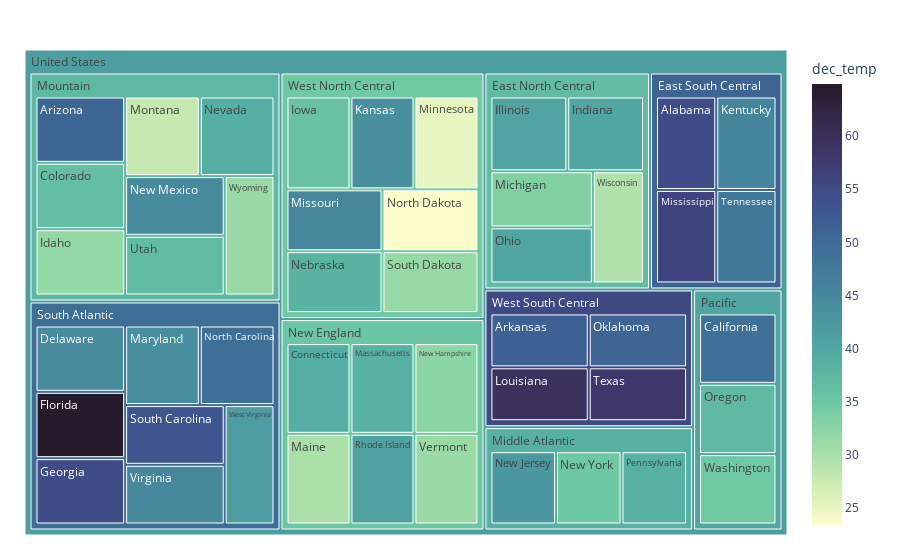

The cell this chart's notebook holds for it:
### Code cell
#Treemap of Dec Temp
fig=px.treemap(regions_merged_df, path=[px.Constant("United States"), "Division", "NAME"],
              color="dec_temp", hover_data=["NAME"],
              color_continuous_scale="deep")
fig.update_layout(margin = dict(t=50, l=25, r=25, b=25))
fig.show()

### Figure 1 — Plotly figure (JSON) as saved in the notebook; plotly's stock layout.template omitted (floating-point values rounded to 4 significant figures)
{"data": [{"branchvalues": "total", "customdata": [["Alabama", 54.6], ["Arizona", 50.7], ["Arkansas", 51.4], ["California", 49.2], ["Colorado", 36.5], ["Connecticut", 39], ["Delaware", 44.6], ["Florida", 64.9], ["Georgia", 54.6], ["Idaho", 31.6], ["Illinois", 40.5], ["Indiana", 40.2], ["Iowa", 35.6], ["Kansas", 43.9], ["Kentucky", 45.5], ["Louisiana", 59.6], ["Maine", 29.8], ["Maryland", 44], ["Massachusetts", 38.4], ["Michigan", 33.2], ["Minnesota", 25.2], ["Mississippi", 55.9], ["Missouri", 45.2], ["Montana", 27.8], ["Nebraska", 38.2], ["Nevada", 38.8], ["New Hampshire", 32.4], ["New Jersey", 42.5], ["New Mexico", 44.8], ["New York", 34.8], ["North Carolina", 49.4], ["North Dakota", 23.4], ["Ohio", 40.4], ["Oklahoma", 50.8], ["Oregon", 37.2], ["Pennsylvania", 38.4], ["Rhode Island", 40.8], ["South Carolina", 53.1], ["South Dakota", 31.4], ["Tennessee", 48], ["Texas", 58.2], ["Utah", 36.8], ["Vermont", 31.2], ["Virginia", 45.2], ["Washington", 34.7], ["West Virginia", 41.8], ["Wisconsin", 29.3], ["Wyoming", 31.3], ["(?)", 36.72], ["(?)", 51], ["(?)", 38.57], ["(?)", 37.29], ["(?)", 35.27], ["(?)", 40.37], ["(?)", 49.7], ["(?)", 34.7], ["(?)", 55], ["(?)", 41.56]], "domain": {"x": [0, 1], "y": [0, 1]}, "hovertemplate": "labels=%{label}<br>count=%{value}<br>parent=%{parent}<br>id=%{id}<br>NAME=%{customdata[0]}<br>dec_temp=%{color}<extra></extra>", "ids": ["United States/East South Central/Alabama", "United States/Mountain/Arizona", "United States/West South Central/Arkansas", "United States/Pacific/California", "United States/Mountain/Colorado", "United States/New England/Connecticut", "United States/South Atlantic/Delaware", "United States/South Atlantic/Florida", "United States/South Atlantic/Georgia", "United States/Mountain/Idaho", "United States/East North Central/Illinois", "United States/East North Central/Indiana", "United States/West North Central/Iowa", "United States/West North Central/Kansas", "United States/East South Central/Kentucky", "United States/West South Central/Louisiana", "United States/New England/Maine", "United States/South Atlantic/Maryland", "United States/New England/Massachusetts", "United States/East North Central/Michigan", "United States/West North Central/Minnesota", "United States/East South Central/Mississippi", "United States/West North Central/Missouri", "United States/Mountain/Montana", "United States/West North Central/Nebraska", "United States/Mountain/Nevada", "United States/New England/New Hampshire", "United States/Middle Atlantic/New Jersey", "United States/Mountain/New Mexico", "United States/Middle Atlantic/New York", "United States/South Atlantic/North Carolina", "United States/West North Central/North Dakota", "United States/East North Central/Ohio", "United States/West South Central/Oklahoma", "United States/Pacific/Oregon", "United States/Middle Atlantic/Pennsylvania", "United States/New England/Rhode Island", "United States/South Atlantic/South Carolina", "United States/West North Central/South Dakota", "United States/East South Central/Tennessee", "United States/West South Central/Texas", "United States/Mountain/Utah", "United States/New England/Vermont", "United States/South Atlantic/Virginia", "United States/Pacific/Washington", "United States/South Atlantic/West Virginia", "United States/East North Central/Wisconsin", "United States/Mountain/Wyoming", "United States/East North Central", "United States/East South Central", "United States/Middle Atlantic", "United States/Mountain", "United States/New England", "United States/Pacific", "United States/South Atlantic", "United States/West North Central", "United States/West South Central", "United States"], "labels": ["Alabama", "Arizona", "Arkansas", "California", "Colorado", "Connecticut", "Delaware", "Florida", "Georgia", "Idaho", "Illinois", "Indiana", "Iowa", "Kansas", "Kentucky", "Louisiana", "Maine", "Maryland", "Massachusetts", "Michigan", "Minnesota", "Mississippi", "Missouri", "Montana", "Nebraska", "Nevada", "New Hampshire", "New Jersey", "New Mexico", "New York", "North Carolina", "North Dakota", "Ohio", "Oklahoma", "Oregon", "Pennsylvania", "Rhode Island", "South Carolina", "South Dakota", "Tennessee", "Texas", "Utah", "Vermont", "Virginia", "Washington", "West Virginia", "Wisconsin", "Wyoming", "East North Central", "East South Central", "Middle Atlantic", "Mountain", "New England", "Pacific", "South Atlantic", "West North Central", "West South Central", "United States"], "marker": {"coloraxis": "coloraxis", "colors": [54.6, 50.7, 51.4, 49.2, 36.5, 39, 44.6, 64.9, 54.6, 31.6, 40.5, 40.2, 35.6, 43.9, 45.5, 59.6, 29.8, 44, 38.4, 33.2, 25.2, 55.9, 45.2, 27.8, 38.2, 38.8, 32.4, 42.5, 44.8, 34.8, 49.4, 23.4, 40.4, 50.8, 37.2, 38.4, 40.8, 53.1, 31.4, 48, 58.2, 36.8, 31.2, 45.2, 34.7, 41.8, 29.3, 31.3, 36.72, 51, 38.57, 37.29, 35.27, 40.37, 49.7, 34.7, 55, 41.56]}, "name": "", "parents": ["United States/East South Central", "United States/Mountain", "United States/West South Central", "United States/Pacific", "United States/Mountain", "United States/New England", "United States/South Atlantic", "United States/South Atlantic", "United States/South Atlantic", "United States/Mountain", "United States/East North Central", "United States/East North Central", "United States/West North Central", "United States/West North Central", "United States/East South Central", "United States/West South Central", "United States/New England", "United States/South Atlantic", "United States/New England", "United States/East North Central", "United States/West North Central", "United States/East South Central", "United States/West North Central", "United States/Mountain", "United States/West North Central", "United States/Mountain", "United States/New England", "United States/Middle Atlantic", "United States/Mountain", "United States/Middle Atlantic", "United States/South Atlantic", "United States/West North Central", "United States/East North Central", "United States/West South Central", "United States/Pacific", "United States/Middle Atlantic", "United States/New England", "United States/South Atlantic", "United States/West North Central", "United States/East South Central", "United States/West South Central", "United States/Mountain", "United States/New England", "United States/South Atlantic", "United States/Pacific", "United States/South Atlantic", "United States/East North Central", "United States/Mountain", "United States", "United States", "United States", "United States", "United States", "United States", "United States", "United States", "United States", ""], "type": "treemap", "values": [1, 1, 1, 1, 1, 1, 1, 1, 1, 1, 1, 1, 1, 1, 1, 1, 1, 1, 1, 1, 1, 1, 1, 1, 1, 1, 1, 1, 1, 1, 1, 1, 1, 1, 1, 1, 1, 1, 1, 1, 1, 1, 1, 1, 1, 1, 1, 1, 5, 4, 3, 8, 6, 3, 8, 7, 4, 48]}], "layout": {"autosize": true, "coloraxis": {"colorbar": {"title": {"text": "dec_temp"}}, "colorscale": [[0, "rgb(253, 253, 204)"], [0.09091, "rgb(206, 236, 179)"], [0.1818, "rgb(156, 219, 165)"], [0.2727, "rgb(111, 201, 163)"], [0.3636, "rgb(86, 177, 163)"], [0.4545, "rgb(76, 153, 160)"], [0.5455, "rgb(68, 130, 155)"], [0.6364, "rgb(62, 108, 150)"], [0.7273, "rgb(62, 82, 143)"], [0.8182, "rgb(64, 60, 115)"], [0.9091, "rgb(54, 43, 77)"], [1, "rgb(39, 26, 44)"]]}, "legend": {"tracegroupgap": 0}, "margin": {"b": 25, "l": 25, "r": 25, "t": 50}}}
